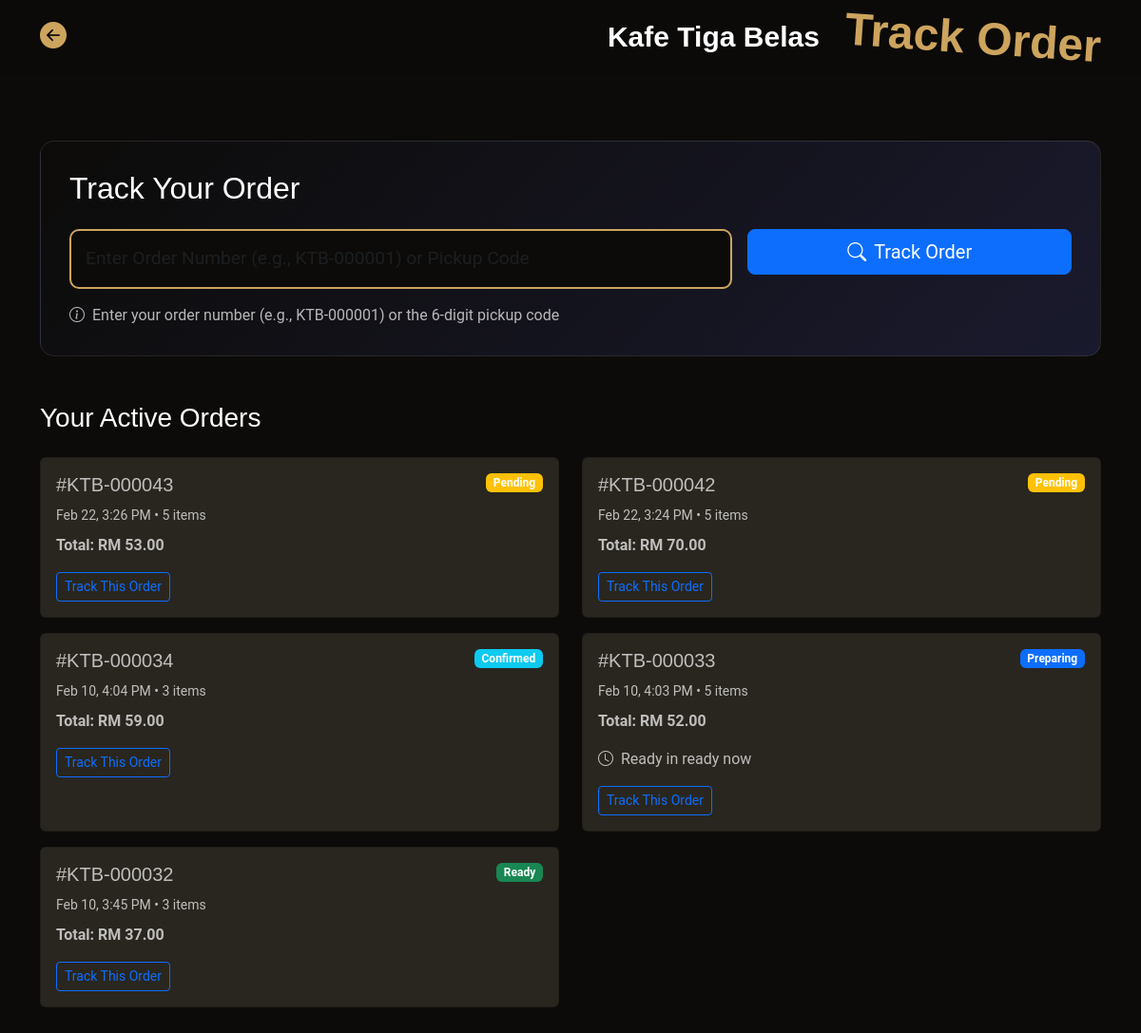
Page /order_track.php (signed in) on the earlier database version.
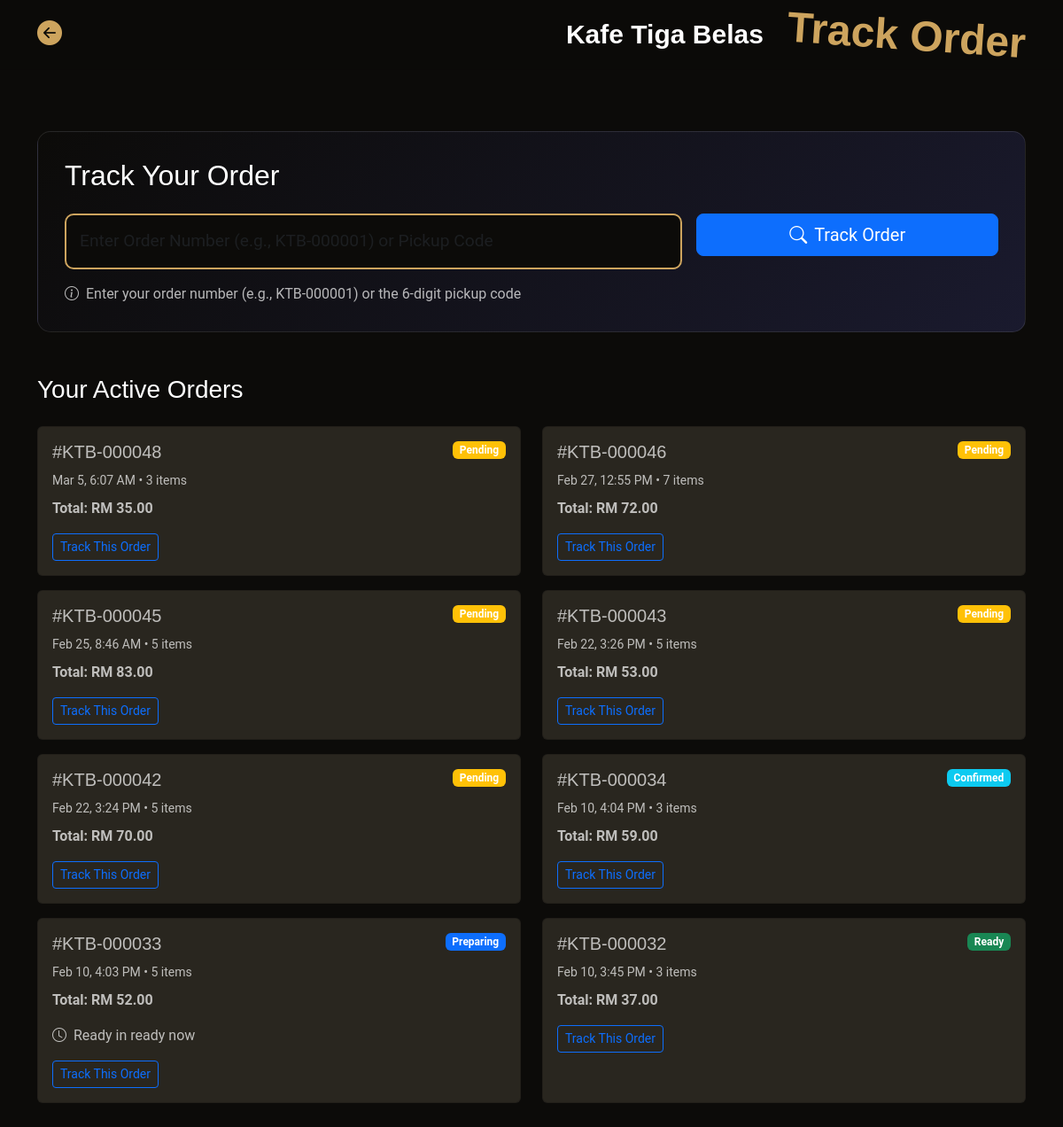
Same page on the later database version.
### tables this page shows
CREATE TABLE `orders` (
  `id` int(11) NOT NULL,
  `user_id` int(11) DEFAULT NULL,
  `total_amount` decimal(10,2) NOT NULL,
  `payment_id` varchar(255) NOT NULL,
  `status` varchar(20) DEFAULT 'pending',
  `created_at` timestamp NOT NULL DEFAULT current_timestamp(),
  `updated_at` timestamp NOT NULL DEFAULT current_timestamp() ON UPDATE current_timestamp(),
  `estimated_ready_time` datetime DEFAULT NULL,
  `notes` text DEFAULT NULL,
  `pickup_code` varchar(10) DEFAULT NULL
);

### app/order_functions.php (called while the page is built, shortened)
<?php
function getCustomerOrders($pdo, $user_id, $limit = 10) {
    $limit = (int)$limit;
    $stmt = $pdo->prepare("
        SELECT o.*,
               COUNT(oi.id) as item_count,
               (SELECT status FROM order_status_logs WHERE order_id = o.id ORDER BY created_at DESC LIMIT 1) as current_status
        FROM orders o
        LEFT JOIN order_items oi ON o.id = oi.order_id
        WHERE o.user_id = ?
        GROUP BY o.id
        ORDER BY o.created_at DESC
        LIMIT " . $limit . "
    ");
    $stmt->execute([$user_id]);
    return $stmt->fetchAll(PDO::FETCH_ASSOC);
}
function getOrderStatusDisplay($status) {
    $statuses = [
        'pending' => ['text' => 'Pending', 'class' => 'warning', 'icon' => 'bi-hourglass'],
        'confirmed' => ['text' => 'Confirmed', 'class' => 'info', 'icon' => 'bi-check-circle'],
        'preparing' => ['text' => 'Preparing', 'class' => 'primary', 'icon' => 'bi-cup-hot'],
        'ready' => ['text' => 'Ready', 'class' => 'success', 'icon' => 'bi-bell'],
        'completed' => ['text' => 'Completed', 'class' => 'secondary', 'icon' => 'bi-check2-all'],
        'cancelled' => ['text' => 'Cancelled', 'class' => 'danger', 'icon' => 'bi-x-circle'],
    ];
    return $statuses[$status] ?? ['text' => 'Unknown', 'class' => 'dark', 'icon' => 'bi-question-circle'];
}
?>

### order_track.php (the view, shortened to what this page needs)
<?php
require 'app/db.php';
require 'app/order_functions.php';
$user_id = $_SESSION['user_id'];
$active_orders = [];
$all_orders = getCustomerOrders($pdo, $user_id, 50);
foreach ($all_orders as $order) {
    $status = $order['current_status'] ?? 'pending';
    if (!in_array($status, ['completed', 'cancelled'])) {
        $active_orders[] = $order;
    }
}
$tracking_code = $_GET['code'] ?? '';
?>
<!DOCTYPE html>
<html lang="en">
<head>
    <link href="assets/vendor/bootstrap/css/bootstrap.min.css" rel="stylesheet">
    <link href="assets/vendor/bootstrap-icons/bootstrap-icons.css" rel="stylesheet">
    <link href="assets/css/main.css" rel="stylesheet">
</head>
<body class="index-page">
    <header id="header" class="header fixed-top">
        <div class="branding d-flex align-items-center">
            <div class="container position-relative d-flex align-items-center justify-content-between">
                <a href="order_history.php" class="d-flex align-items-center">
                    <i class="bi bi-arrow-left-circle-fill fs-3"></i>
                </a>
                <a href="index.php" class="logo d-flex align-items-center me-auto me-xl-0">
                    <h1 class="sitename">Kafe Tiga Belas</h1>
                    <h1 style="font-size: 3em; transform: rotate(4deg); color: var(--accent-color);"
                        class="sitename">&nbsp;&nbsp;Track Order</h1>
                </a>
            </div>
        </div>
    </header>
    <main class="main">
        <div class="container py-5" style="margin-top: 100px;">
            <div class="tracking-card">
                <h2 class="mb-4">Track Your Order</h2>
                <form method="GET" class="row g-3">
                    <div class="col-md-8">
                        <input type="text"
                               name="code"
                               class="form-control tracking-input"
                               placeholder="Enter Order Number (e.g., KTB-000001) or Pickup Code"
                               value="<?php echo htmlspecialchars($tracking_code); ?>"
                               required>
                    </div>
                    <div class="col-md-4">
                        <button type="submit" class="btn btn-primary btn-lg w-100">
                            <i class="bi bi-search me-2"></i>Track Order
                        </button>
                    </div>
                </form>
                <p class="mt-3 mb-0">
                    <i class="bi bi-info-circle me-1"></i>
                    Enter your order number (e.g., KTB-000001) or the 6-digit pickup code
                </p>
            </div>
            <?php if (empty($tracking_code) && !empty($active_orders)): ?>
            <div class="mt-5">
                <h3 class="mb-4">Your Active Orders</h3>
                <div class="row">
                    <?php foreach ($active_orders as $order): ?>
                    <?php
                    $order_status = $order['current_status'] ?? 'pending';
                    $status_display = getOrderStatusDisplay($order_status);
                    ?>
                    <div class="col-md-6 mb-3">
                        <div class="card h-100">
                            <div class="card-body">
                                <div class="d-flex justify-content-between align-items-start mb-2">
                                    <h5 class="card-title mb-0">
                                        #KTB-<?php echo str_pad($order['id'], 6, '0', STR_PAD_LEFT); ?>
                                    </h5>
                                    <span class="badge bg-<?php echo $status_display['class']; ?>">
                                        <?php echo $status_display['text']; ?>
                                    </span>
                                </div>
                                <p class="card-text mb-2">
                                    <small>
                                        <?php echo date('M j, g:i A', strtotime($order['created_at'])); ?> •
                                        <?php echo $order['item_count']; ?> items
                                    </small>
                                </p>
                                <p class="card-text mb-3">
                                    <strong>Total: RM <?php echo number_format($order['total_amount'], 2); ?></strong>
                                </p>
                                <?php if ($order['estimated_ready_time']): ?>
                                <p class="card-text">
                                    <i class="bi bi-clock me-1"></i>
                                    Ready in <?php echo time_ago($order['estimated_ready_time']); ?>
                                </p>
                                <?php endif; ?>
                                <a href="order_details.php?order_id=<?php echo $order['id']; ?>"
                                   class="btn btn-outline-primary btn-sm">
                                    Track This Order
                                </a>
                            </div>
                        </div>
                    </div>
                    <?php endforeach; ?>
                </div>
            </div>
            <?php endif; ?>
        </div>
    </main>
</body>
</html>
<?php
function time_ago($datetime) {
    $time = strtotime($datetime);
    $now = time();
    $diff = $time - $now;
    if ($diff < 0) return 'ready now';
}
?>

### assets/css/main.css (style rules this page uses)
:root { --default-font: "Roboto", system-ui, -apple-system, "Segoe UI", Roboto, "Helvetica Neue", Arial, "Noto Sans", "Liberation Sans", sans-serif, "Apple Color Emoji", "Segoe UI Emoji", "Segoe UI Symbol", "Noto Color Emoji"; --heading-font: "Playfair Display", sans-serif; --nav-font: "Poppins", sans-serif; }
:root { --background-color: #0c0b09; --default-color: rgba(255, 255, 255, 0.7); --heading-color: #ffffff; --accent-color: #cda45e; --surface-color: #29261f; --contrast-color: #0c0b09; }
:root { --nav-color: #ffffff; --nav-hover-color: #cda45e; --nav-mobile-background-color: #29261f; --nav-dropdown-background-color: #29261f; --nav-dropdown-color: #ffffff; --nav-dropdown-hover-color: #cda45e; }
:root { scroll-behavior: smooth; }
body { color: var(--default-color); background-color: var(--background-color); font-family: var(--default-font); }
a { color: var(--accent-color); text-decoration: none; transition: 0.3s; }
h1, h2, h3, h4, h5, h6 { color: var(--heading-color); font-family: var(--heading-font); }
.header { --background-color: rgba(12, 11, 9, 0.61); color: var(--default-color); transition: all 0.5s; z-index: 997; }
.header .branding { background-color: var(--background-color); min-height: 60px; padding: 10px 0; transition: 0.3s; border-bottom: 1px solid var(--background-color); }
.header .logo { line-height: 1; }
.header .logo h1 { font-size: 30px; margin: 0; font-weight: 700; color: var(--heading-color); }
.form-control { background-color: var(--background-color); color: var(--default-color); border-color: var(--accent-color); }
.card { background: var(--surface-color); color: var(--default-color) }
.tracking-card { background: linear-gradient(135deg, var(--background-color) 0%, #1a1a2e 100%); border-radius: 15px; padding: 30px; margin-bottom: 30px; border: 1px solid rgba(255,255,255,0.1); }
.tracking-input { font-size: 1.2em; padding: 15px; border-radius: 10px; border: 2px solid var(--accent-color); background-color: var(--background-color); color: var(--default-color); }

Differences in the rows shown:
added orders: id "000048", text "Pending", created_at "Mar 5, 6:07 AM", item_count "3", total_amount "35.00"
added orders: id "000046", text "Pending", created_at "Feb 27, 12:55 PM", item_count "7", total_amount "72.00"
added orders: id "000045", text "Pending", created_at "Feb 25, 8:46 AM", item_count "5", total_amount "83.00"
